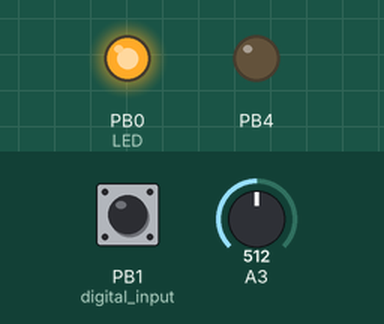
Simulated run of this sketch. Board: ATtiny85, built with avr-gcc and run on an emulated ATtiny85. Parts: output pins drawn as LEDs (lit = HIGH). Dashed ring = blinking. The inputs (shaded band) are chosen by the test bench; at power-on: PB1 (digital_input) LOW, A3 = 512.

Above: at 1.9 s.
2.0 s: PB1 (digital_input) driven HIGH
At 2.7 s:
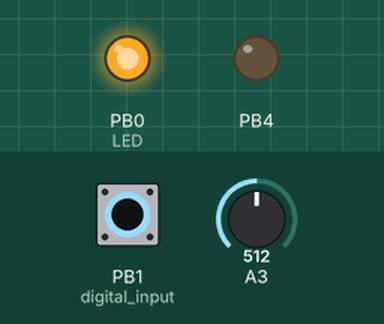
3.5 s: PB1 (digital_input) driven LOW
At 3.95 s:
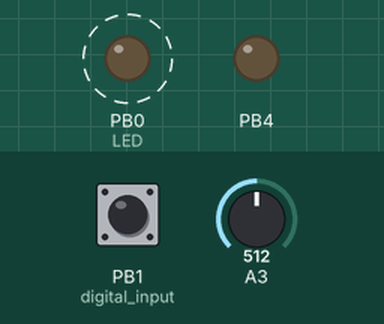
6.5 s: A3 set to 716
At 6.82 s:
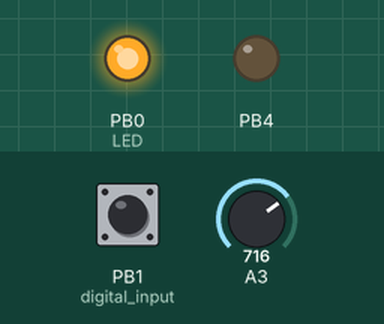
9.5 s: PB1 (digital_input) pulsed HIGH 2 times (0.12 s each, 0.3 s apart)
At 9.9 s:
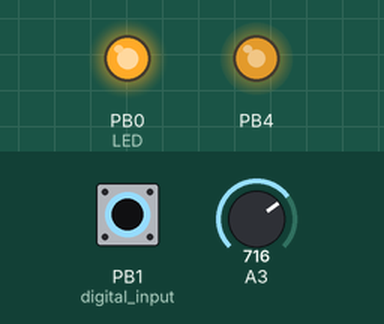
Timing chart, 0 to 13.5 s (numbered marks = the images above; inputs shaded):
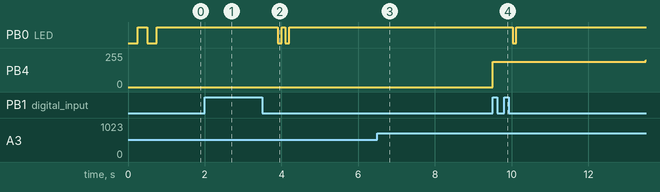

Measured:
- after the input at 2.0 s, PB4: stays 0/255 (without the input it goes to 148/255 after 1.5 s)
- after the input at 3.5 s, PB0 (LED): alternates HIGH for 0.10 s and LOW for 0.10 s, 4 changes in all, then stays HIGH, starting after 0.40 s
- after the input at 6.5 s, PB4: stays 0/255 (without the input it goes to 56/255 after 3.0 s)
- after the input at 9.5 s, PB0 (LED): HIGH → LOW after 0.52 s, → HIGH 0.10 s later; PB4: 0/255 → 191/255 at once

The sketch:

Algorithmic_Generator.ino
```cpp
// (licence header left out)
#include <avr/io.h>
#include <util/delay.h>

char sample;
long t;
byte controlInput;
bool parameterChange = false;
int currentParameter = 0;
int currentAlgo = 0;
byte parameters[] = {
  1,
  1,
  1
};

//button press control
int button_delay;
int button_delay_b;
int additionalClicks = 0;

//button interrupt
bool inputButtonValue;

void setup() {

  PRR = (1 << PRUSI);                  //disable USI to save power as we are not using it
  DIDR0 = (1 << ADC1D) | (1 << ADC3D); //PB2,PB3  //disable digital input in pins that do analog conversion

  //set the rest of the pins
  pinMode(0, OUTPUT); //LED
  pinMode(4, OUTPUT); //
  pinMode(3, INPUT);  //analog- parameter input (knob plus external input 1)
  pinMode(2, INPUT);  //analog-
  pinMode(1, INPUT);  //digital input (push button)

  checkVoltage();
  ADMUX = 0;                      //reset multiplexer settings
  ADCSRA = (1 << ADEN);             //reset ADC Control (ADC Enable 1, everything else 0)
  ADMUX |= (0 << REFS2) | (0 << REFS1) | (0 << REFS0);  //Vcc as voltage reference --not necessary, but a reminder
  ADMUX |= (1 << ADLAR);                    //8-Bit ADC in ADCH Register
  ADMUX |= (1 << MUX1) | (1 << MUX0);       //select ADC3 (control input)
  ADCSRA |= (1 << ADSC);                    // start conversion

  //set clock source for PWM -datasheet p94
  PLLCSR |= (1 << PLLE);               // Enable PLL (64 MHz)
  _delay_us(100);                      // Wait for a steady state
  while (!(PLLCSR & (1 << PLOCK)));    // Ensure PLL lock
  PLLCSR |= (1 << PCKE);               // Enable PLL as clock source for timer 1

  cli();                               // Interrupts OFF (disable interrupts globally)

  //PWM Generation -timer 1
  GTCCR  = (1 << PWM1B) | (1 << COM1B1); // PWM, output on pb4, compare with OCR1B (see interrupt below), reset on match with OCR1C
  OCR1C  = 0xff;                         // 255
  TCCR1  = (1 << CS10);                  // no prescale

  //Timer Interrupt Generation -timer 0
  TCCR0A = (1 << WGM01) | (1 << WGM00); // fast PWM
  TCCR0B = (1 << CS00);                // no prescale
  TIMSK = (1 << TOIE0);                // Enable Interrupt on overflow

  //Pin interrupt Generation
  GIMSK |= (1 << PCIE);                // Enable Pin Change Interrupt
  PCMSK |= (1 << PCINT1);              // on pin 1

  sei();                               // Interrupts ON (enable interrupts globally)

  //go for it!
  initializeAlgoParameters(currentAlgo);
  digitalWrite(0, HIGH);               // turn LED ON

}

ISR(TIMER0_OVF_vect) {                 // Timer 0 interruption - changes the width of timer 1's pulse to generate waves

  algo(currentAlgo);
}

ISR(PCINT0_vect) {                     // PIN Interruption - has priority over COMPA; this ensures that the switch will work
  TIMSK = (0 << TOIE0);                // Disable sound generation Interrupt
  inputButtonValue = PINB & 0x02;      // Reads button (digital input1, the second bit in register PINB. We check the value with & binary 10, so 0x02)
}

void loop() {
  OCR1B = sample;
  checkButton();
  setParameter();
}

void algo(int currentAlgo) { // 0 - 3: Algorithms by enveloop, based on previous work by Viznut, Tejeez & al (see sources below)
  switch (currentAlgo) {
    case 0:
      sample = t*(t>>parameters[0]) ^ (t<<parameters[1] ^ t); // 14-8-1
      t = t + parameters[2];
      break;
    case 1:
      sample = t+(t>>parameters[0]) ^ (t<<parameters[1] & t); // 1-10-1
      t = t + parameters[2];
      break;
    case 2:
      sample += ((((t<<(t>>parameters[0]))&t)>>7|t)&parameters[1]); //
      t = t + parameters[2];
      break;
    case 3:
      sample = t&(t>>parameters[0])>>parameters[1]; //
      t = t + parameters[2];
      break;
    case 4:                           // xorshift noise
      t ^= (t << parameters[0]);
      t ^= (t >> parameters[1]);
      sample ^= (t << parameters[2]); // 2-5-3
      if (t == 0) t = 1;              // avoids "extinguishing the noise"
      break;
  }
}

void initializeAlgoParameters(int currentAlgo) {
  t = 1;                             // for case 4, noise, with needs it initialized to 1
  currentParameter = 0;
  switch (currentAlgo) {
    case 0:
      parameters[0] = 14;
      parameters[1] = 8;
      parameters[2] = 1;
      break;
    case 1:
      parameters[0] = 10;  //1 10 1
      parameters[1] = 2;
      parameters[2] = 1;
      break;
    case 2:
      parameters[0] = 7;
      parameters[1] = 9;
      parameters[2] = 2;
      break;
    case 3:
      parameters[0] = 2;
      parameters[1] = 8;
      parameters[2] = 1;
      break;
    case 4:
      parameters[0] = 2;
      parameters[1] = 5;
      parameters[2] = 3;
      break;
  }
}


void setParameter() {
  controlInput = ADCH >> 4; //0 to 15
  if (parameterChange == true) parameters[currentParameter] = controlInput;

  else if (controlInput == parameters[currentParameter]) {  //check control input against stored value. If the value is the same (because we have moved the knob to the last known position for that parameter),
      parameterChange = true;                               //it is ok to change the value :)
  }

  ADCSRA |=  (1<<ADSC);                                     //start next conversion
}

void checkButton() {
  while (inputButtonValue == HIGH) {
    button_delay++;
    _delay_ms(10);
  }

  if ((inputButtonValue == LOW) && (button_delay > 0)) {   //button released after a while
    bool hold = true;
    while (hold) {
      bool previousButtonState = inputButtonValue; //see if the button is pressed or not

        _delay_ms(1);

        button_delay_b++;                                                  //fast counter to check if there are more presses
        if ((inputButtonValue == HIGH) && (previousButtonState == 0)) {
          additionalClicks++;                                              //if we press the button and we were not pressing it before, that counts as a click
    }

      if (button_delay_b == 300) {
        if (additionalClicks == 0) {  //single click
          currentParameter++;
          if (currentParameter == 3) currentParameter = 0; //3 parameters, indexes from 0 to 2
          flashLEDSlow(currentParameter + 1);             //parameter 0 - flash once, etc
        }
        else {                         // more than one click
          currentAlgo++;
          if (currentAlgo == 5) currentAlgo = 0;
          initializeAlgoParameters(currentAlgo);
          flashLEDSlow(1);
          additionalClicks = 0;
        }
        button_delay = 0;
        button_delay_b = 0;
        hold = false;
        parameterChange = false;  //reset parameter change condition so that after we press the button, the newly selected parameter won't immediately change (see setParameter)
        TIMSK = (1 << TOIE0);     // Enable Interrupt
      }
    }
  }
}

void checkVoltage() {                   //voltage from 255 to 0; 46 is (approx)5v, 94 is 2.8, 104-106 is 2.5
                                        //we measure a fixed value of 1.1 against Vcc, so the lower the measurement, the higher Vcc
  ADMUX = (0 << REFS1)|(0 << REFS0);    //Vcc as reference
  ADMUX |= (1 << ADLAR);                //Left adjust result (8 bit conversion stored in ADCH)
  ADMUX |= (1 << MUX3) | (1 << MUX2);   //1.1v input
  delay(250);                           // Wait for Vref to settle
  ADCSRA |= (1 << ADSC);                // Start conversion
  while (bit_is_set(ADCSRA, ADSC));     // wait while measuring
  if (ADCH > 103)                       //approx 2.6
    flashLED(8, 100);
  else
    flashLED(1, 250);
}

void flashLED (int times, int gap) {     //for voltage check only (uses regular delay)
  for (int i = 0; i < times; i++)
  {
    digitalWrite(0, HIGH);
    delay(gap);
    digitalWrite(0, LOW);
    delay(gap);
  }
}

void flashLEDOnce () {
  digitalWrite(0, LOW);
  _delay_ms(100);
  digitalWrite(0, HIGH);
}

void flashLEDTwice () {
  digitalWrite(0, LOW);
  _delay_ms(80);
  digitalWrite(0, HIGH);
  _delay_ms(80);
  digitalWrite(0, LOW);
  _delay_ms(80);
  digitalWrite(0, HIGH);
}

void flashLEDSlow(int times) {
  for (int i = 0; i < times; i++){
    _delay_ms(100);
    digitalWrite(0, LOW);
    _delay_ms(100);
    digitalWrite(0, HIGH);
  }
}


/*Algorithm Sources for reference

https://gist.github.com/mvasilkov/352f863e38989aa89127

http://www.windows93.net/    (within the Byte Beat program)

Try them here: http://wurstcaptures.untergrund.net/music/ , or here:

https://greggman.com/downloads/examples/html5bytebeat/html5bytebeat.html )


*/
```
